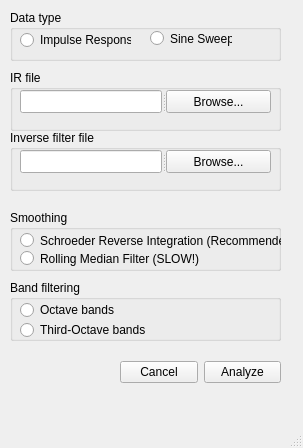
<?xml version="1.0" encoding="UTF-8"?>
<ui version="4.0">
 <class>MainWindow</class>
 <widget class="QMainWindow" name="MainWindow">
  <property name="enabled">
   <bool>true</bool>
  </property>
  <property name="geometry">
   <rect>
    <x>0</x>
    <y>0</y>
    <width>303</width>
    <height>448</height>
   </rect>
  </property>
  <property name="windowTitle">
   <string>MainWindow</string>
  </property>
  <widget class="QWidget" name="centralwidget">
   <widget class="QWidget" name="layoutWidget">
    <property name="geometry">
     <rect>
      <x>120</x>
      <y>360</y>
      <width>161</width>
      <height>25</height>
     </rect>
    </property>
    <layout class="QHBoxLayout" name="horizontalLayout_2">
     <item>
      <widget class="QPushButton" name="cancelButton">
       <property name="text">
        <string>Cancel</string>
       </property>
      </widget>
     </item>
     <item>
      <widget class="QPushButton" name="analyzeButton">
       <property name="enabled">
        <bool>true</bool>
       </property>
       <property name="text">
        <string>Analyze</string>
       </property>
      </widget>
     </item>
    </layout>
   </widget>
   <widget class="QGroupBox" name="impulseGroupBox">
    <property name="geometry">
     <rect>
      <x>10</x>
      <y>70</y>
      <width>271</width>
      <height>61</height>
     </rect>
    </property>
    <property name="title">
     <string>IR file</string>
    </property>
    <widget class="QSplitter" name="splitter">
     <property name="geometry">
      <rect>
       <x>10</x>
       <y>20</y>
       <width>251</width>
       <height>23</height>
      </rect>
     </property>
     <property name="orientation">
      <enum>Qt::Horizontal</enum>
     </property>
     <widget class="QLineEdit" name="impulsePathBox"/>
     <widget class="QPushButton" name="browseImpulseButton">
      <property name="text">
       <string>Browse...</string>
      </property>
     </widget>
    </widget>
   </widget>
   <widget class="QGroupBox" name="groupBox_3">
    <property name="geometry">
     <rect>
      <x>10</x>
      <y>210</y>
      <width>271</width>
      <height>61</height>
     </rect>
    </property>
    <property name="title">
     <string>Smoothing</string>
    </property>
    <widget class="QRadioButton" name="schroederButton">
     <property name="geometry">
      <rect>
       <x>10</x>
       <y>20</y>
       <width>261</width>
       <height>21</height>
      </rect>
     </property>
     <property name="text">
      <string>Schroeder Reverse Integration (Recommended)</string>
     </property>
    </widget>
    <widget class="QRadioButton" name="medianButton">
     <property name="geometry">
      <rect>
       <x>10</x>
       <y>40</y>
       <width>181</width>
       <height>17</height>
      </rect>
     </property>
     <property name="text">
      <string>Rolling Median Filter (SLOW!)</string>
     </property>
    </widget>
   </widget>
   <widget class="QGroupBox" name="groupBox">
    <property name="geometry">
     <rect>
      <x>10</x>
      <y>280</y>
      <width>271</width>
      <height>61</height>
     </rect>
    </property>
    <property name="title">
     <string>Band filtering</string>
    </property>
    <widget class="QRadioButton" name="octaveButton">
     <property name="geometry">
      <rect>
       <x>10</x>
       <y>20</y>
       <width>111</width>
       <height>20</height>
      </rect>
     </property>
     <property name="text">
      <string>Octave bands</string>
     </property>
    </widget>
    <widget class="QRadioButton" name="thirdOctaveButton">
     <property name="geometry">
      <rect>
       <x>10</x>
       <y>40</y>
       <width>145</width>
       <height>20</height>
      </rect>
     </property>
     <property name="text">
      <string>Third-Octave bands</string>
     </property>
    </widget>
   </widget>
   <widget class="QGroupBox" name="filterGroupBox">
    <property name="enabled">
     <bool>true</bool>
    </property>
    <property name="geometry">
     <rect>
      <x>10</x>
      <y>130</y>
      <width>271</width>
      <height>61</height>
     </rect>
    </property>
    <property name="title">
     <string>Inverse filter file</string>
    </property>
    <widget class="QSplitter" name="splitter_2">
     <property name="geometry">
      <rect>
       <x>10</x>
       <y>20</y>
       <width>251</width>
       <height>23</height>
      </rect>
     </property>
     <property name="orientation">
      <enum>Qt::Horizontal</enum>
     </property>
     <widget class="QLineEdit" name="filterPathBox"/>
     <widget class="QPushButton" name="browseFilterButton">
      <property name="text">
       <string>Browse...</string>
      </property>
     </widget>
    </widget>
   </widget>
   <widget class="QGroupBox" name="groupBox_5">
    <property name="geometry">
     <rect>
      <x>10</x>
      <y>10</y>
      <width>271</width>
      <height>51</height>
     </rect>
    </property>
    <property name="title">
     <string>Data type</string>
    </property>
    <widget class="QRadioButton" name="impulseButton">
     <property name="geometry">
      <rect>
       <x>10</x>
       <y>20</y>
       <width>111</width>
       <height>20</height>
      </rect>
     </property>
     <property name="text">
      <string>Impulse Response</string>
     </property>
    </widget>
    <widget class="QRadioButton" name="sweepButton">
     <property name="geometry">
      <rect>
       <x>140</x>
       <y>20</y>
       <width>82</width>
       <height>17</height>
      </rect>
     </property>
     <property name="text">
      <string>Sine Sweep</string>
     </property>
    </widget>
   </widget>
  </widget>
  <widget class="QMenuBar" name="menubar">
   <property name="geometry">
    <rect>
     <x>0</x>
     <y>0</y>
     <width>303</width>
     <height>21</height>
    </rect>
   </property>
  </widget>
  <widget class="QStatusBar" name="statusbar"/>
 </widget>
 <resources/>
 <connections/>
</ui>
